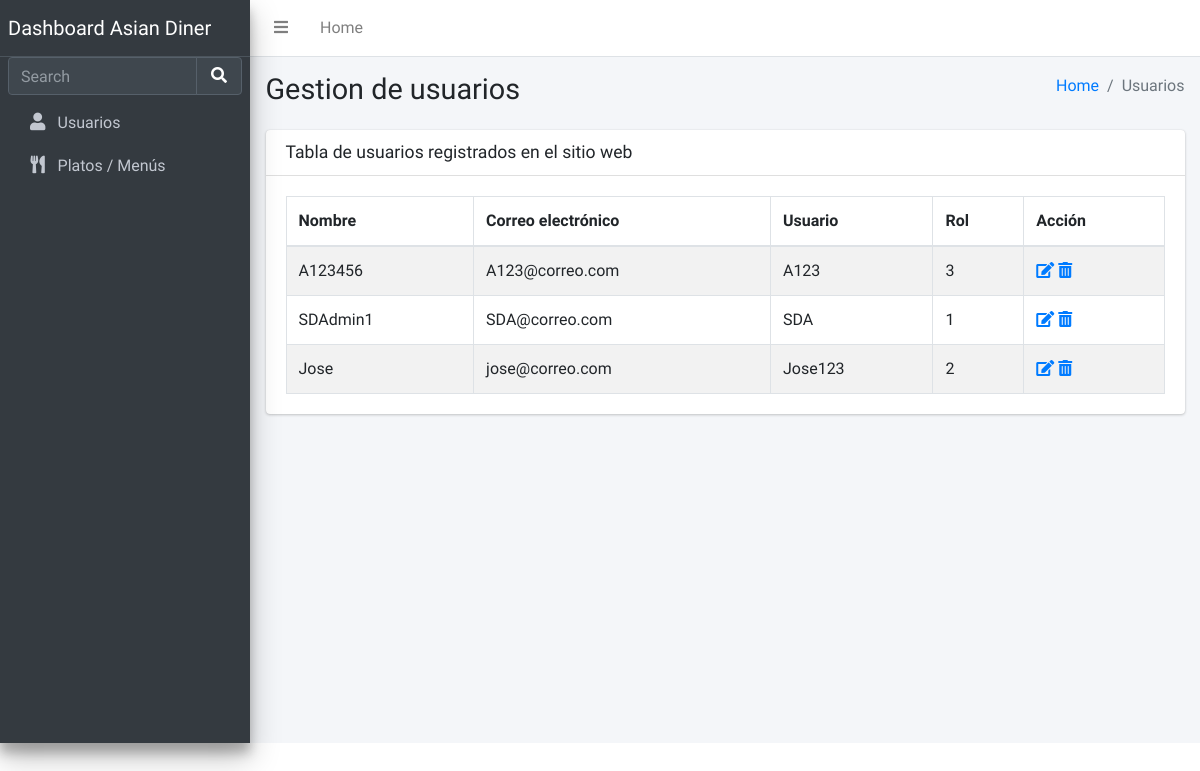
The page /usuarios on the database its author committed.
### tables this page shows
CREATE TABLE usuarios (
	id INTEGER NOT NULL PRIMARY KEY AUTOINCREMENT,
	nombre TEXT(50) NOT NULL,
	correo TEXT(50) NOT NULL,
	usuario TEXT NOT NULL,
	clave TEXT NOT NULL
, rol INTEGER);

### app.py (the view)
@app.route('/usuarios', methods=['POST', 'GET'])
def usuario():
    with sqlite3.connect("restaurante.db") as con:
        cur = con.cursor()
        cur.execute("SELECT * FROM usuarios")
        usuarioscall =  cur.fetchall()
        return render_template('usuarios.html', usuarioscall=usuarioscall)

### templates/usuarios.html (shortened to what this page needs)
<!DOCTYPE html>
<html lang="en">
<head>
  <link rel="stylesheet" href="https://cdnjs.cloudflare.com/ajax/libs/font-awesome/5.15.4/css/all.min.css" />
  <link rel="stylesheet" href="../../static/css/dataTables.bootstrap4.min.css">
  <link rel="stylesheet" href="../static/css/responsive.bootstrap4.min.css">
  <link rel="stylesheet" href="../static/css/buttons.bootstrap4.min.css">
  <link rel="stylesheet" href="../static/css/adminlte.min.css">
</head>
<body class="hold-transition sidebar-mini">
<div class="wrapper">
  <nav class="main-header navbar navbar-expand navbar-white navbar-light">
    <ul class="navbar-nav">
      <li class="nav-item">
        <a class="nav-link" data-widget="pushmenu" href="#" role="button"><i class="fas fa-bars"></i></a>
      </li>
      <li class="nav-item d-none d-sm-inline-block">
        <a href="{{ url_for('index') }}" class="nav-link">Home</a>
      </li>
    </ul>
  </nav>
  <aside class="main-sidebar sidebar-dark-primary elevation-4">
    <a href="#" class="brand-link">
      <span class="brand-text font-weight-light">Dashboard Asian Diner</span>
    </a>
    <div class="sidebar">
      <div class="form-inline">
        <div class="input-group" data-widget="sidebar-search">
          <input class="form-control form-control-sidebar" type="search" placeholder="Search" aria-label="Search">
          <div class="input-group-append">
            <button class="btn btn-sidebar">
              <i class="fas fa-search fa-fw"></i>
            </button>
          </div>
        </div>
      </div>
      <nav class="mt-2">
        <ul class="nav nav-pills nav-sidebar flex-column" data-widget="treeview" role="menu" data-accordion="false">
          <li class="nav-item">
            <a href="#" class="nav-link">
              <i class="nav-icon fas fa-user"></i>
              <p>
                Usuarios
              </p>
            </a>
          </li>
          <li class="nav-item">
            <a href="{{ url_for('plato') }}" class="nav-link">
              <i class="nav-icon fas fa-utensils"></i>
              <p>
                Platos / Menús
              </p>
            </a>
          </li>
        </ul>
      </nav>
    </div>
  </aside>
  <div class="content-wrapper">
    <section class="content-header">
      <div class="container-fluid">
        <div class="row mb-2">
          <div class="col-sm-6">
            <h1>Gestion de usuarios</h1>
          </div>
          <div class="col-sm-6">
            <ol class="breadcrumb float-sm-right">
              <li class="breadcrumb-item"><a href="{{ url_for('index') }}">Home</a></li>
              <li class="breadcrumb-item active">Usuarios</li>
            </ol>
          </div>
        </div>
      </div>
    </section>
    <section class="content">
      <div class="container-fluid">
        <div class="row">
          <div class="col-12">
            <div class="card">
              <div class="card-header">
                <h3 class="card-title">Tabla de usuarios registrados en el sitio web</h3>
              </div>
              <div class="card-body">
                <table id="example1" class="table table-bordered table-striped">
                  <thead>
                  <tr>
                    <th>Nombre</th>
                    <th>Correo electrónico</th>
                    <th>Usuario</th>
                    <th>Rol</th>
                    <th>Acción</th>
                  </tr>
                  </thead>
                  <tbody>
                    {% for US in usuarioscall %}
                    <tr>
                      <td>{{US[1]}}</td>
                      <td>{{US[2]}}</td>
                      <td>{{US[3]}}</td>
                      <td>{{US[5]}}</td>
                      <td>
                        <a href="/editUserCall/{{US[0]}}"><i class="fa fa-edit"></i> </a>
                        <a href="{{url_for('deleteUserCall', id=US[0])}}"><i class="fas fa-trash-alt"></i> </a>
                      </td>
                    </tr>
                    {% endfor %}
                  </tbody>
                </table>
              </div>
            </div>
          </div>
        </div>
      </div>
    </section>
  </div>
</div>
</body>
</html>

### rows shown on the page
usuarios: nombre "A123456", correo "A123@correo.com", usuario "A123", rol "3"
usuarios: nombre "SDAdmin1", correo "SDA@correo.com", usuario "SDA", rol "1"
usuarios: nombre "Jose", correo "jose@correo.com", usuario "Jose123", rol "2"
